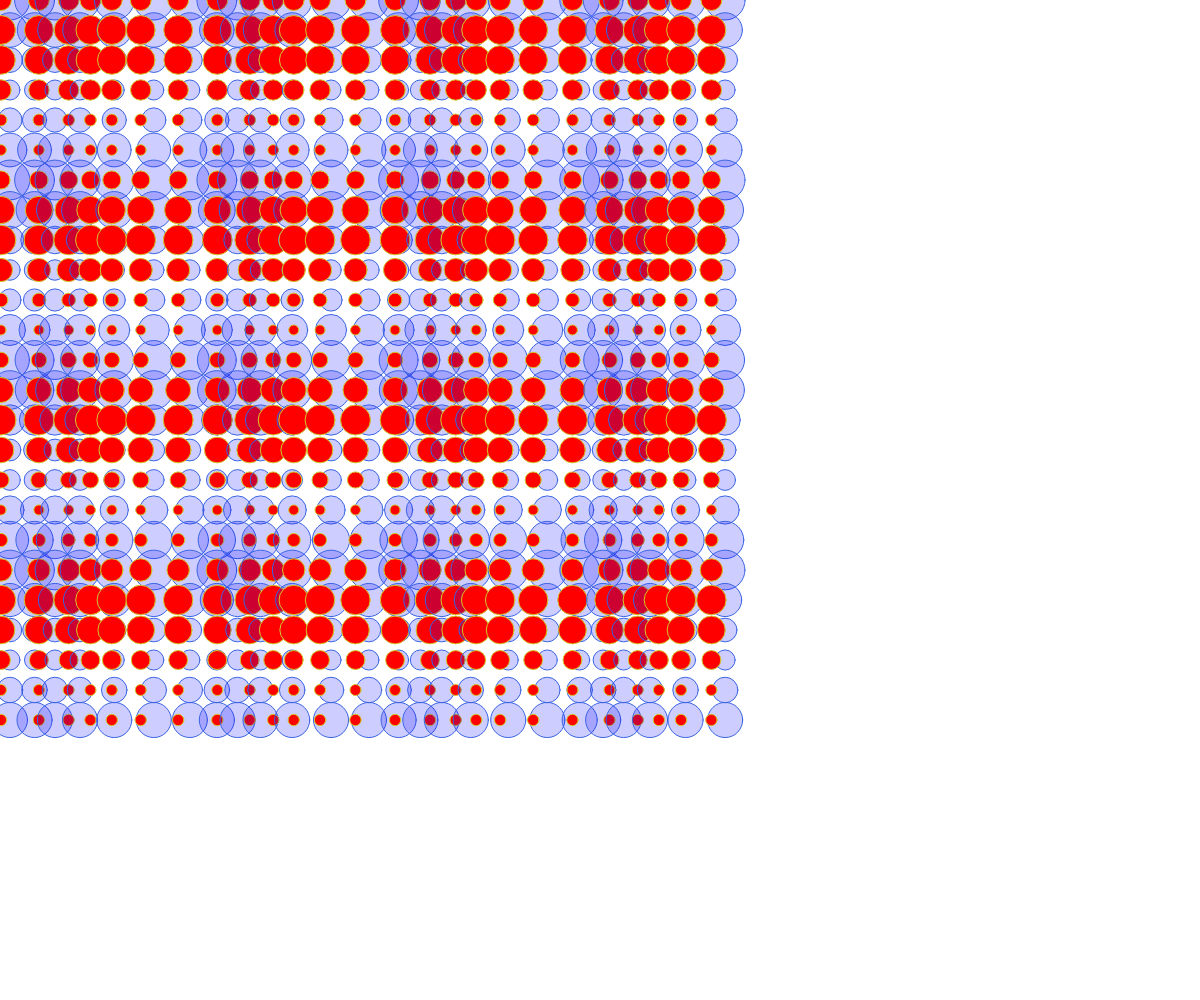
Frame 1 (no input)
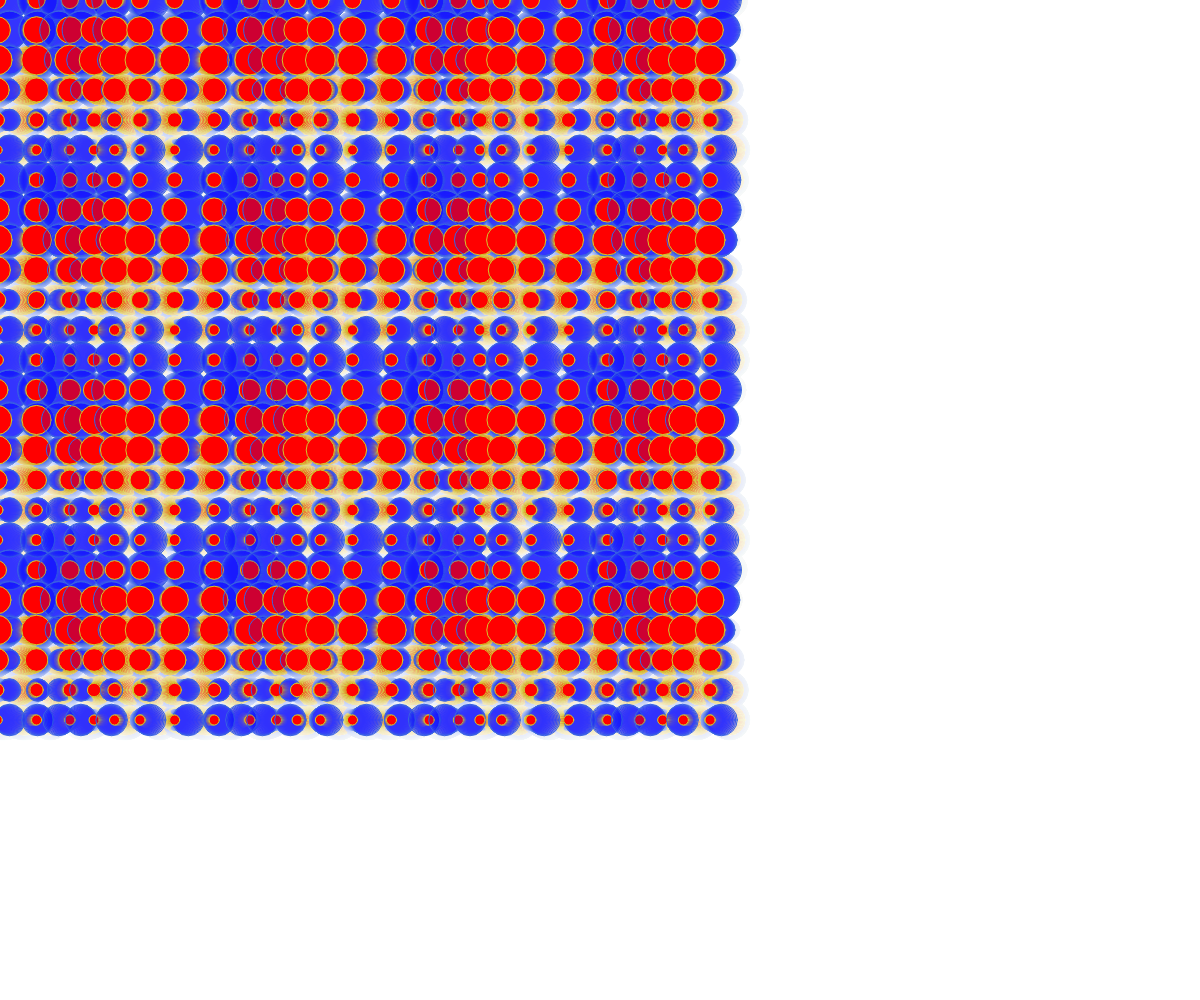
Frame 60 (no input)
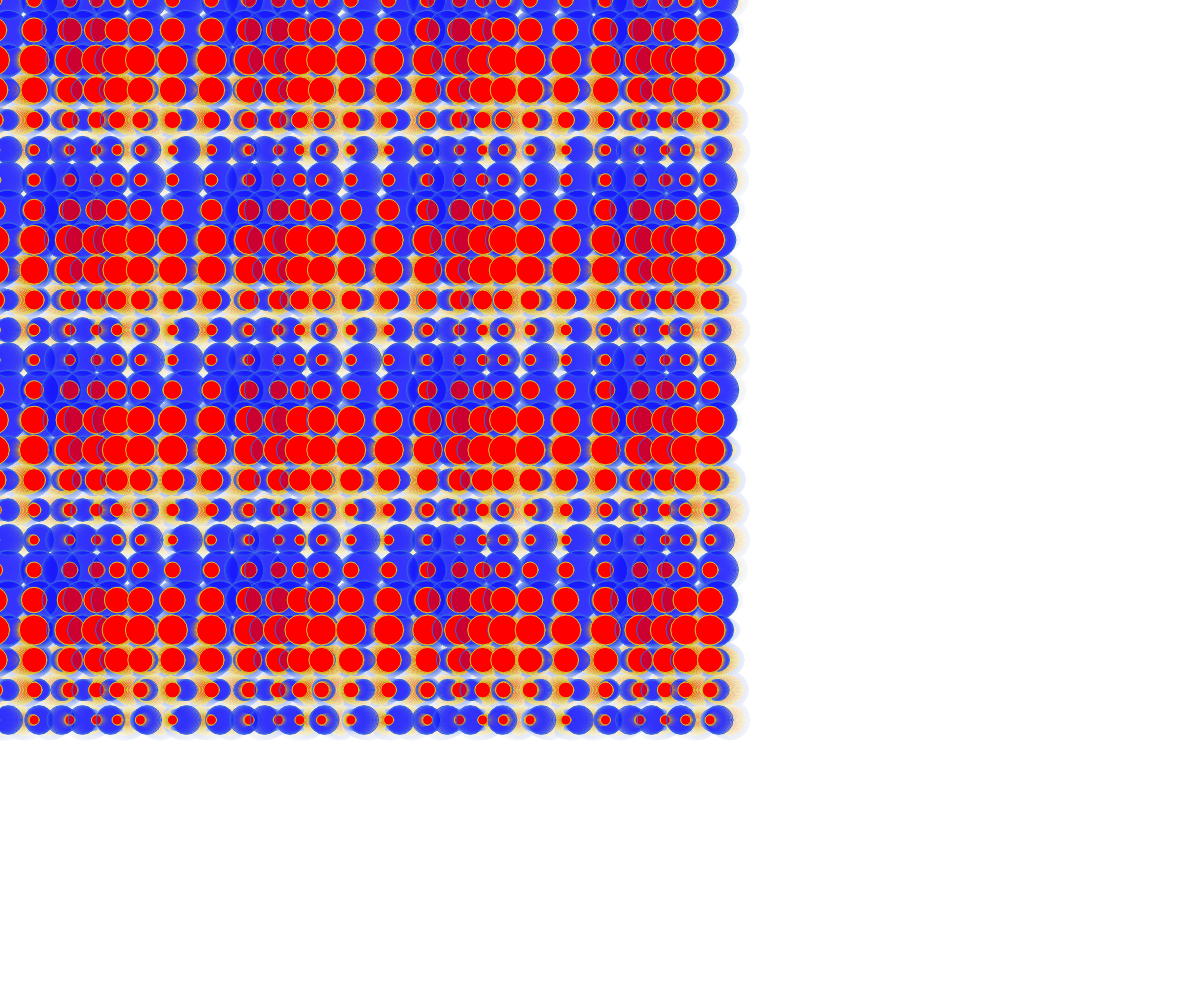
Frame 120 (the mouse pressed at the canvas centre since frame 60)

The p5.js sketch that drew these frames (run headless with seeded random() and noise() and a simulated clock; from frame 60 on, the mouse is pressed at the canvas centre):

// p5.js sketch
// ── sketch.js
function setup() {
  // Crea el canvas usando el ancho y alto de la ventana actual
  createCanvas(windowWidth, windowHeight);
}

function draw() {
  background(255, 255, 255, 15);

  let posX = 0;
  let sizeX = 30;
  let posY = 30;

  for (let i = 0; i < 25; i++) {
    for (let j = 0; j < 25; j++) {
      stroke(58, 100, 225);
      fill(0, 0, 255, 50);

      circle(posY * j + cos(frameCount * 0.1 + j) * 10, posX + i * 30, sizeX + cos(frameCount * 0.1 + i) * 10);

      stroke(208, 200, 45);
      fill(255, 0, 0);

      circle(posY * j + sin(frameCount * 0.1 + j) * 10, posX + i * 30, sizeX - 10 + sin(frameCount * 0.1 + i) * 10);
    }
  }
}

// Esta función se ejecuta automáticamente si cambias el tamaño de la ventana
function windowResized() {
  resizeCanvas(windowWidth, windowHeight);
}
